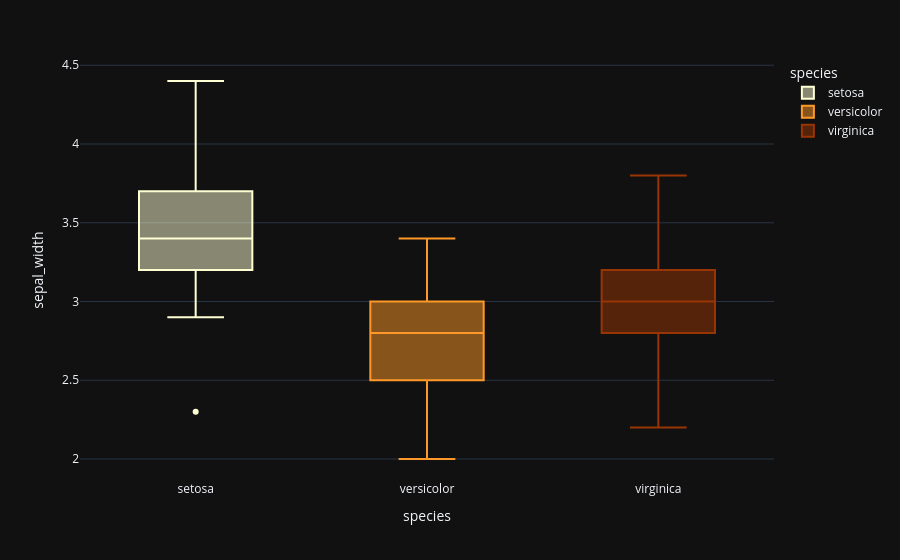

Source (notebook cell):
### Markdown cell above
## SepalWidth

### Code cell
fig = px.box(data_frame=iris, x='species',y='sepal_width',color='species',color_discrete_sequence=['#ffffd4 ','#fe9929 ','#993404 '], template='plotly_dark',orientation='v')
fig.show()

### Figure 1 — Plotly figure (JSON) as saved in the notebook; plotly's stock layout.template omitted (floating-point values rounded to 4 significant figures)
{"data": [{"alignmentgroup": "True", "hovertemplate": "species=%{x}<br>sepal_width=%{y}<extra></extra>", "legendgroup": "setosa", "marker": {"color": "#ffffd4 "}, "name": "setosa", "notched": false, "offsetgroup": "setosa", "orientation": "v", "showlegend": true, "type": "box", "x": ["setosa", "setosa", "setosa", "setosa", "setosa", "setosa", "setosa", "setosa", "setosa", "setosa", "setosa", "setosa", "setosa", "setosa", "setosa", "setosa", "setosa", "setosa", "setosa", "setosa", "setosa", "setosa", "setosa", "setosa", "setosa", "setosa", "setosa", "setosa", "setosa", "setosa", "setosa", "setosa", "setosa", "setosa", "setosa", "setosa", "setosa", "setosa", "setosa", "setosa", "setosa", "setosa", "setosa", "setosa", "setosa", "setosa", "setosa", "setosa", "setosa", "setosa"], "x0": " ", "xaxis": "x", "y": [3.5, 3.0, 3.2, 3.1, 3.6, 3.9, 3.4, 3.4, 2.9, 3.1, 3.7, 3.4, 3.0, 3.0, 4.0, 4.4, 3.9, 3.5, 3.8, 3.8, 3.4, 3.7, 3.6, 3.3, 3.4, 3.0, 3.4, 3.5, 3.4, 3.2, 3.1, 3.4, 4.1, 4.2, 3.1, 3.2, 3.5, 3.6, 3.0, 3.4, 3.5, 2.3, 3.2, 3.5, 3.8, 3.0, 3.8, 3.2, 3.7, 3.3], "y0": " ", "yaxis": "y"}, {"alignmentgroup": "True", "hovertemplate": "species=%{x}<br>sepal_width=%{y}<extra></extra>", "legendgroup": "versicolor", "marker": {"color": "#fe9929 "}, "name": "versicolor", "notched": false, "offsetgroup": "versicolor", "orientation": "v", "showlegend": true, "type": "box", "x": ["versicolor", "versicolor", "versicolor", "versicolor", "versicolor", "versicolor", "versicolor", "versicolor", "versicolor", "versicolor", "versicolor", "versicolor", "versicolor", "versicolor", "versicolor", "versicolor", "versicolor", "versicolor", "versicolor", "versicolor", "versicolor", "versicolor", "versicolor", "versicolor", "versicolor", "versicolor", "versicolor", "versicolor", "versicolor", "versicolor", "versicolor", "versicolor", "versicolor", "versicolor", "versicolor", "versicolor", "versicolor", "versicolor", "versicolor", "versicolor", "versicolor", "versicolor", "versicolor", "versicolor", "versicolor", "versicolor", "versicolor", "versicolor", "versicolor", "versicolor"], "x0": " ", "xaxis": "x", "y": [3.2, 3.2, 3.1, 2.3, 2.8, 2.8, 3.3, 2.4, 2.9, 2.7, 2.0, 3.0, 2.2, 2.9, 2.9, 3.1, 3.0, 2.7, 2.2, 2.5, 3.2, 2.8, 2.5, 2.8, 2.9, 3.0, 2.8, 3.0, 2.9, 2.6, 2.4, 2.4, 2.7, 2.7, 3.0, 3.4, 3.1, 2.3, 3.0, 2.5, 2.6, 3.0, 2.6, 2.3, 2.7, 3.0, 2.9, 2.9, 2.5, 2.8], "y0": " ", "yaxis": "y"}, {"alignmentgroup": "True", "hovertemplate": "species=%{x}<br>sepal_width=%{y}<extra></extra>", "legendgroup": "virginica", "marker": {"color": "#993404 "}, "name": "virginica", "notched": false, "offsetgroup": "virginica", "orientation": "v", "showlegend": true, "type": "box", "x": ["virginica", "virginica", "virginica", "virginica", "virginica", "virginica", "virginica", "virginica", "virginica", "virginica", "virginica", "virginica", "virginica", "virginica", "virginica", "virginica", "virginica", "virginica", "virginica", "virginica", "virginica", "virginica", "virginica", "virginica", "virginica", "virginica", "virginica", "virginica", "virginica", "virginica", "virginica", "virginica", "virginica", "virginica", "virginica", "virginica", "virginica", "virginica", "virginica", "virginica", "virginica", "virginica", "virginica", "virginica", "virginica", "virginica", "virginica", "virginica", "virginica", "virginica"], "x0": " ", "xaxis": "x", "y": [3.3, 2.7, 3.0, 2.9, 3.0, 3.0, 2.5, 2.9, 2.5, 3.6, 3.2, 2.7, 3.0, 2.5, 2.8, 3.2, 3.0, 3.8, 2.6, 2.2, 3.2, 2.8, 2.8, 2.7, 3.3, 3.2, 2.8, 3.0, 2.8, 3.0, 2.8, 3.8, 2.8, 2.8, 2.6, 3.0, 3.4, 3.1, 3.0, 3.1, 3.1, 3.1, 2.7, 3.2, 3.3, 3.0, 2.5, 3.0, 3.4, 3.0], "y0": " ", "yaxis": "y"}], "layout": {"boxmode": "overlay", "legend": {"title": {"text": "species"}, "tracegroupgap": 0}, "margin": {"t": 60}, "xaxis": {"anchor": "y", "categoryarray": ["setosa", "versicolor", "virginica"], "categoryorder": "array", "domain": [0, 1], "title": {"text": "species"}}, "yaxis": {"anchor": "x", "domain": [0, 1], "title": {"text": "sepal_width"}}}}
